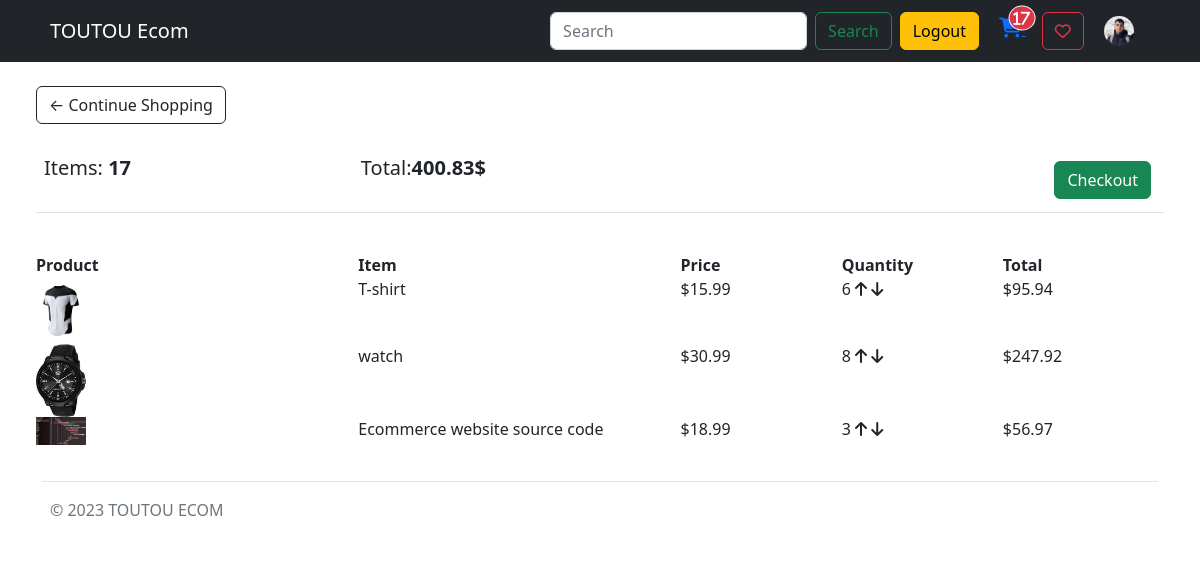
The app's page /cart/ (signed in) with its own data.
### store/models.py (models this page shows, shortened)
class Customer(models.Model):
    user = models.OneToOneField(User, on_delete=models.CASCADE, null=True, blank=True)
    name = models.CharField(max_length=254, null=True)
    email = models.EmailField(max_length=254, null=True)
    photo = models.ImageField(null=True, blank=True)
    favorite_products = models.ManyToManyField(Product)

class Order(models.Model):
    customer = models.ForeignKey(Customer, on_delete=models.SET_NULL, null=True, blank=True)
    date_ordered = models.DateTimeField(auto_now_add=True)
    complete = models.BooleanField(default=False)
    transaction_id = models.CharField(max_length=254, null=True)
    @property
    def get_cart_total(self):
        orderitems = self.orderitem_set.all()
        total = sum([item.get_total for item in orderitems])
        return total
    @property
    def get_cart_items(self):
        orderitems = self.orderitem_set.all()
        total = sum([item.quantity for item in orderitems])
        return total

class OrderItem(models.Model):
    product = models.ForeignKey(Product, on_delete=models.SET_NULL, null=True)
    order = models.ForeignKey(Order, on_delete=models.SET_NULL, null=True)
    quantity = models.IntegerField(default=0, null=True, blank=True)
    date_added = models.DateTimeField(auto_now_add=True)
    @property
    def get_total(self):
        total = self.product.price * self.quantity
        return total

class Product(models.Model):
    name = models.CharField(max_length=254, null=True)
    description = models.TextField(max_length=1000, null=True)
    price = models.FloatField()
    digital = models.BooleanField(default=False, null=True, blank=False)
    image = models.ImageField(null=True, blank=True)
    category = models.ForeignKey(Category, on_delete = models.PROTECT, null = True, blank = True)
    @property
    def imageURL(self):
        try:
            url = self.image.url
        except:
            url = ''
        return url

### store/views.py (the view)
# urls.py: path('cart/', views.cart, name='cart'),
def cart(request):
    data = cartData(request)
    cartItems = data['cartItems']
    order = data['order']
    items = data['items']
    context = {'items': items, 'order': order, 'cartItems': cartItems}
    return render (request, 'store/pages/cart.html', context)

### store/utils.py (called while the page is built)
def cartData(request):
    if request.user.is_authenticated:
        customer = request.user.customer
        order, created =  Order.objects.get_or_create(customer=customer, complete=False)
        items = order.orderitem_set.all()
        cartItems = order.get_cart_items
    else:
        cookieData = cookieCart(request)
        cartItems = cookieData['cartItems']
        order = cookieData['order']
        items = cookieData['items']
    return {'items': items, 'order': order, 'cartItems': cartItems}

### store/templates/store/pages/cart.html
{% extends 'store/main.html' %}
{% load static %}
{% block content %}
<div class="row m-4">
    <div class="col-lg-12">
        <div class="box-element">
            <a  class="btn btn-outline-dark" href="{% url 'store' %}">&#x2190; Continue Shopping</a>
            <br>
            <br>
            <table class="table">
                <tr>
                    <th><h5>Items: <strong>{{order.get_cart_items}}</strong></h5></th>
                    <th><h5>Total:<strong>{{order.get_cart_total|floatformat:2}}$</strong></h5></th>
                    <th>
                        <a  style="float:right; margin:5px;" class="btn btn-success" href="{% url 'checkout' %}">Checkout</a>
                    </th>
                </tr>
            </table>
        </div>
        <br>
        <div class="box-element">
            <div class="cart-row d-flex">
                <div style="flex:2"><strong>Product</strong></div>
                <div style="flex:2"><strong>Item</strong></div>
                <div style="flex:1"><strong>Price</strong></div>
                <div style="flex:1"><strong>Quantity</strong></div>
                <div style="flex:1"><strong>Total</strong></div>
            </div>
            {% for item in items %}
            <div class="cart-row d-flex">
                <div style="flex:2; "><img class="row-image" style="width:50px;" src="{{item.product.imageURL}}"></div>
                <div style="flex:2"><p>{{item.product.name}}</p></div>
                <div style="flex:1"><p>${{item.product.price|floatformat:2}}</p></div>
                <div style="flex:1">
                    <p class="quantity d-inline-block">{{item.quantity}}</p>
                    <div class="quantity d-inline-block">
                        <i data-product="{{item.product.id}}" class="fa-solid fa-arrow-up chg-quantity update-cart" data-action="add" style="cursor: pointer;"></i>
                        <i data-product="{{item.product.id}}" class="fa-solid fa-arrow-down chg-quantity update-cart" data-action="remove" style="cursor: pointer;"></i>
                    </div>
                </div>
                <div style="flex:1"><p>${{item.get_total}}</p></div>
            </div>
            {% endfor %}
        </div>
    </div>
</div>
{% endblock content %}

### store/templates/store/parts/navbar.html (shortened to what this page needs)
{% load static %}
<nav class="navbar navbar-expand-lg navbar-dark bg-dark">
  <div class="container">
    <a class="navbar-brand mx-2" href="{% url 'store' %}">TOUTOU Ecom</a>
    <div class="collapse navbar-collapse" id="navbarSupportedContent">
      <form method="GET" action="{% url 'store' %}" class="d-flex ms-auto mt-2 mt-lg-0" role="search">
        <input class="form-control me-2" type="search" placeholder="Search" aria-label="Search" name="search_name">
        <button class="btn btn-outline-success" type="submit">Search</button>
      </form>
      <div class="form-inline my-2 my-lg-0 mx-2">
        {% if user.is_authenticated %}
          <a href="{% url 'logout' %}" class="btn btn-warning">Logout</a>
        {% else %}
          <a href="{% url 'login' %}" class="btn btn-warning">Login</a>
          <a href="{% url 'register' %}" class="btn btn-warning">Sign up</a>
        {% endif %}
        <a href="{% url 'cart' %}" class="mx-3">
          <i id="cart-icon" class="fa-solid fa-cart-shopping position-relative fs-5">
            <span id="cart-total" class="position-absolute top-0 start-100 translate-middle badge border border-light rounded-circle bg-danger p-1">{{cartItems}}</span>
          </i>
        </a>
        <a class="btn btn-outline-danger my-1" href="{% url 'favorite_product' %}"><i class="fa-regular fa-heart"></i></a>
        {% if user.is_authenticated %}
        <a href="{% url 'profile' user.id %}" class="mx-3">
          {% if user.customer.photo %}
            <img src="{{user.customer.photo.url}}" alt="" class="rounded-circle" style="width: 30px;">
          {% else %}
            <i class="fa-solid fa-user" style="color: #0d6efd; font-weight: 900;"></i>
          {% endif %}
        </a>
        {% endif %}
    </div>
  </div>
</nav>

### records on screen
Order: get_cart_items "17", get_cart_total "400.83"
OrderItem: product.imageURL (picture), product.name "T-shirt", product.price "15.99", quantity "6", get_total "95.94"
OrderItem: product.imageURL (picture), product.name "watch", product.price "30.99", quantity "8", get_total "247.92"
OrderItem: product.imageURL (picture), product.name "Ecommerce website source code", product.price "18.99", quantity "3", get_total "56.97"

### other values on screen
{{ cartItems }} "17"
